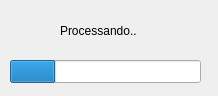
<?xml version="1.0" encoding="UTF-8"?>
<ui version="4.0">
 <class>DialogProgress</class>
 <widget class="QDialog" name="DialogProgress">
  <property name="windowModality">
   <enum>Qt::ApplicationModal</enum>
  </property>
  <property name="geometry">
   <rect>
    <x>0</x>
    <y>0</y>
    <width>218</width>
    <height>96</height>
   </rect>
  </property>
  <property name="contextMenuPolicy">
   <enum>Qt::NoContextMenu</enum>
  </property>
  <property name="windowTitle">
   <string>Applying</string>
  </property>
  <property name="modal">
   <bool>true</bool>
  </property>
  <widget class="QProgressBar" name="progressBar">
   <property name="geometry">
    <rect>
     <x>10</x>
     <y>60</y>
     <width>191</width>
     <height>23</height>
    </rect>
   </property>
   <property name="value">
    <number>24</number>
   </property>
   <property name="orientation">
    <enum>Qt::Horizontal</enum>
   </property>
   <property name="invertedAppearance">
    <bool>false</bool>
   </property>
   <property name="format">
    <string/>
   </property>
  </widget>
  <widget class="QLabel" name="label">
   <property name="geometry">
    <rect>
     <x>60</x>
     <y>20</y>
     <width>131</width>
     <height>21</height>
    </rect>
   </property>
   <property name="text">
    <string>Processando..</string>
   </property>
  </widget>
 </widget>
 <resources/>
 <connections/>
</ui>
